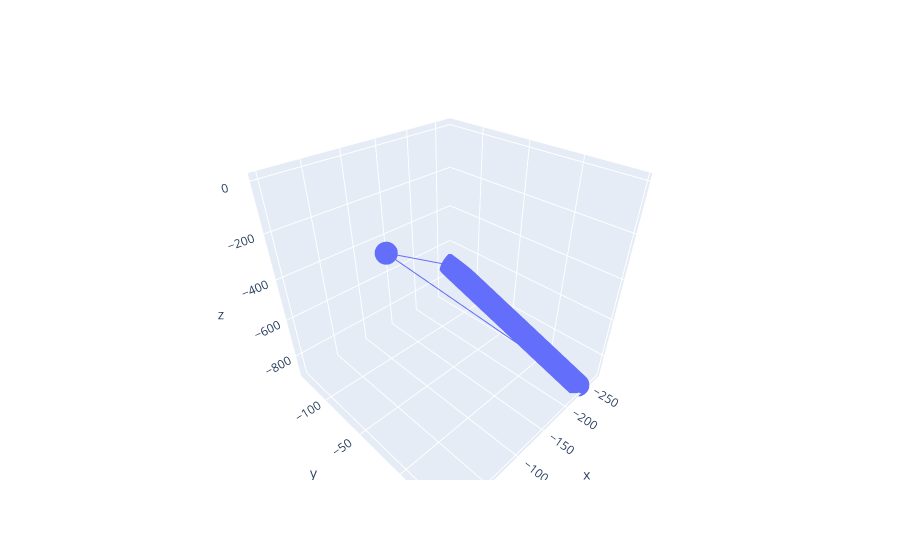

The cell this chart's notebook holds for it:
### Markdown cell above
## Data generation

Create a track-shower pair and visualize them.

### Code cell
#Generating one flash-match pair of qcluster and flash
pair = generator.make_flashmatch_inputs(1)

# Plot a flash 
print('Flash (PMT v.s. PE)')
truth_flash = pair.flash_v[0]
plt.plot(np.arange(truth_flash.pe_v.shape[0]),truth_flash.pe_v.cpu().numpy(),marker='*',markersize=4)
plt.show()

# Visualize a Track
print('Trajectory 3D points')
qc = pair.qcluster_v[0]
pts=qc.qpt_v.cpu().numpy()
trace=go.Scatter3d(x=pts[:,0],y=pts[:,1],z=pts[:,2])
fig=go.Figure()
fig.add_trace(trace)
fig.show()

### Figure 1 — Plotly figure (JSON) as saved in the notebook; plotly's stock layout.template omitted (floating-point values rounded to 4 significant figures; data arrays with more than 128 entries replaced by an {"elided": "..."} marker saying what was removed)
{"data": [{"type": "scatter3d", "x": {"elided": "498 float values"}, "y": {"elided": "498 float values"}, "z": {"elided": "498 float values"}}], "layout": {"autosize": true, "scene": {"aspectmode": "auto", "aspectratio": {"x": 1, "y": 1, "z": 1}, "camera": {"center": {"x": 0, "y": 0, "z": 0}, "eye": {"x": 1.092, "y": 1.092, "z": 1.092}, "projection": {"type": "perspective"}, "up": {"x": 0, "y": 0, "z": 1}}}}}
